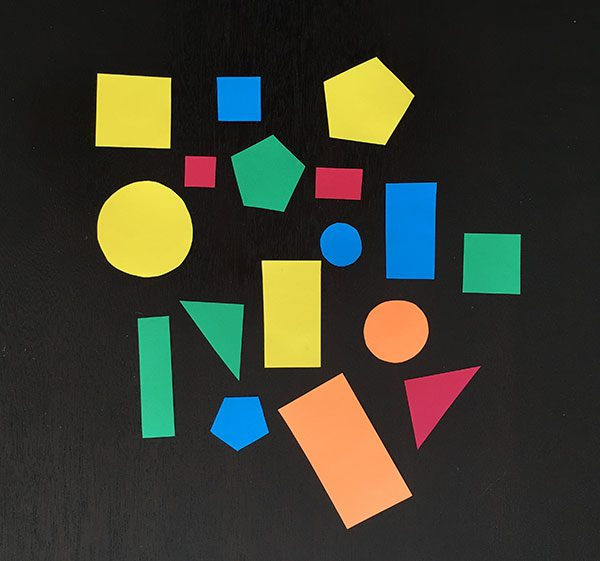
#> input picture image/shapes_and_colors.jpg, 600 x 561 px
$ jupyter execute projects_cv.ipynb
#> lines starting #> are read from the running program, lines starting #| are printed output that depends on the picture; after the words box and inside, x2 and y2 are one past the last pixel; in counts of white or black regions, pixels touching at a corner belong together
#> further down, image is the input picture: shape (561, 600, 3); mean B, G, R 47.3, 60, 58.5
# **Detecção de forma OpenCV**

[cell 1]
import cv2
import numpy as np
import matplotlib.pyplot as plt

### **Detecção de formas**

**detect(c)** é uma função responsável por analisar um contorno c e determinar qual forma geométrica ele representa.

Primeiramente, a função calcula o perímetro do contorno, depois simplifica esse contorno utilizando approxPolyDP() e verifica quantos vértices existem nessa aproximação.

A partir da quantidade de vértices, ela classifica a forma e retorna seu nome, como "triangle", "square" ou "circle".

---
**cv2.arcLength(c, True)**: é uma função da biblioteca OpenCV utilizada para calcular o comprimento de um contorno, isto é, seu perímetro.

O primeiro parâmetro é o contorno que queremos medir. O segundo parâmetro informa que o contorno deve ser considerado fechado, isso significa que o último ponto do contorno está conectado ao primeiro.

---
**cv2.approxPolyDP(c, 0.04 * peri, True)**: é uma função utilizada para aproximar e simplificar um contorno.

Um contorno real pode possuir muitos pontos, mesmo quando representa uma forma simples. Essa função tenta representar o contorno usando apenas os pontos mais importantes, formando uma aproximação poligonal.

O primeiro parâmetro é o contorno original; o segundo, 0.04 * peri é o valor de tolerância da aproximação, chamado de **epsilon**; e o terceiro indica novamente que o contorno é fechado.

Uma atenção especial para o **epsilon**, pois esse valor determina o quanto o approxPolyDP() pode simplificar o contorno. Quanto maior o epsilon, maior pode ser a diferença entre o contorno original e a aproximação, fazendo com que menos pontos sejam utilizados. Quanto menor o epsilon, mais pontos serão preservados.

---

**cv2.boundingRect(approx):** é uma função que encontra o menor retângulo alinhado aos eixos da imagem capaz de envolver completamente o contorno fornecido. Ela retorna quatro valores: x, y, w e h. x e y representam a posição do canto superior esquerdo desse retângulo, enquanto w representa sua largura e h sua altura.

No tutorial essa função é utilizada apenas quando o contorno possui quatro vértices, porque ela conseguirá definir se a figura de quatro lados é mais parecida com um quadrado ou com um retângulo

ar = w / float(h): calcula a proporção entre a largura e a altura do retângulo que envolve a forma. Essa proporção é chamada de aspect ratio. Se w e h forem aproximadamente iguais, o resultado será próximo de 1, indicando uma forma aproximadamente quadrada. Se a largura for muito maior ou menor que a altura, o resultado ficará diferente de 1, indicando um retângulo.

shape = "square" if ar >= 0.95 and ar <= 1.05 else "rectangle": essa linha utiliza o valor do aspect ratio para diferenciar quadrados de retângulos. Se ar estiver entre 0.95 e 1.05, a forma é considerada um quadrado. Essa margem existe porque, em uma imagem real, pequenas distorções podem fazer com que um quadrado não apresente exatamente ar = 1. Caso o valor esteja fora desse intervalo, a forma é considerada um retângulo.

[cell 2]
class ShapeDetector:
    def __init__(self):
        pass

    def detect(self, c):
        shape = "unidentified"
        peri = cv2.arcLength(c, True)
        approx = cv2.approxPolyDP(c, 0.04 * peri, True)

        if len(approx) == 3:
            shape = "triangle"

        elif len(approx) == 4:
            (x, y, w, h) = cv2.boundingRect(approx)

            ar = w/float(h)
            shape = "square" if ar>=0.95 and ar<= 1.05 else "rectangle"

        elif len(approx) == 5:
            shape = "pentagon"

        else:
            shape = "circle"

        return shape

Antes de encontrar os contornos, é necessário realizar um pré-processamento da imagem para facilitar a identificação das formas.

Primeiramente, a imagem é redimensionada utilizando um fator de escala. Esse redimensionamento reduz o tamanho da imagem, tornando o processamento mais rápido, mas mantendo sua proporção original.

Em seguida, a imagem, que está originalmente no formato BGR utilizado pelo OpenCV, é convertida para a escala de tons de cinza. Essa conversão reduz a quantidade de informações da imagem, fazendo com que cada pixel seja representado apenas por um valor de intensidade, o que facilita as etapas seguintes.

Depois, é aplicado um desfoque gaussiano utilizando **cv2.GaussianBlur()**. Essa etapa tem como objetivo suavizar a imagem e reduzir pequenos ruídos que poderiam interferir na identificação das formas.

Na sequência, é aplicado um limiar utilizando **cv2.threshold()**. Essa operação transforma a imagem em uma representação binária, separando os pixels de acordo com um determinado valor de intensidade. Dessa forma, as regiões de interesse ficam destacadas, facilitando a identificação das formas.

Após esse pré-processamento, é utilizada a função **cv2.findContours()** para encontrar os contornos presentes na imagem binária. Cada contorno representa a borda de uma região identificada na imagem.

Na estrutura **for**, começamos a percorrer individualmente cada um dos contornos encontrados. Para cada contorno, são calculados seus momentos geométricos utilizando **cv2.moments()**. Esses momentos permitem calcular as coordenadas **(x, y)** do centroide da forma.

Em seguida, o contorno é enviado para o objeto **ShapeDetector**, que utiliza o método **detect()** para identificar a forma geométrica. Para isso, o contorno é simplificado utilizando **cv2.approxPolyDP()**, permitindo analisar a quantidade de vértices e classificar a forma como triângulo, quadrado, retângulo, pentágono ou círculo.

Como os contornos foram extraídos da imagem redimensionada, as coordenadas do centroide e os pontos do contorno também estão nessa mesma escala. Por isso, é necessário multiplicar essas coordenadas pelo fator **ratio**, fazendo com que elas correspondam novamente às dimensões da imagem original.

Depois dessa conversão, **cv2.drawContours()** é utilizado para desenhar o contorno na imagem original. Em seguida, **cv2.putText()** escreve o nome da forma próximo ao seu centroide.

**M = cv2.moments(c)**: cv2.moments() calcula os momentos geométricos do contorno c. Esses momentos são valores matemáticos que descrevem como a área do objeto está distribuída na imagem. Neste código, eles são utilizados principalmente para descobrir a posição do centroide do objeto. O resultado é armazenado na variável M, que contém diversos valores, entre eles m00, m10 e m01, que serão utilizados para calcular as coordenadas do centro.

[cell 3]
def pre_processing(image, b, g, r):
#> called with b = 255, g = 255, r = 255
    scale = 300 / image.shape[1]
#> scale = 0.5

    new_width = int(image.shape[1] * scale)
#> new_width = 300
    new_height = int(image.shape[0] * scale)
#> new_height = 280

    resized = cv2.resize(image, (new_width, new_height))
    ratio = 1 / scale
#> ratio = 2

    gray = cv2.cvtColor(resized, cv2.COLOR_BGR2GRAY)
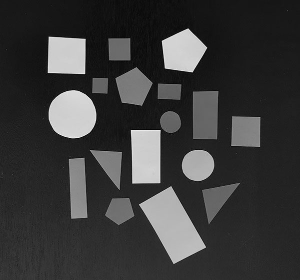
#> gray: shape (280, 300); min 2, max 239, mean 58

    gaussian = cv2.GaussianBlur(gray, (5,5),0)

    ret, threshold = cv2.threshold(gaussian, 60, 255, cv2.THRESH_BINARY)
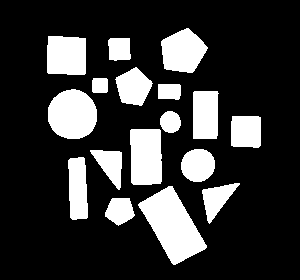
#> threshold: shape (280, 300); 21.3% white; 17 white regions

    contornos, _ = cv2.findContours(threshold, cv2.RETR_EXTERNAL, cv2.CHAIN_APPROX_SIMPLE)
#> contornos = 17 contours; largest, box (x1, y1, x2, y2) and area: (138, 186, 207, 265) 2698, (48, 89, 97, 139) 1883, (130, 129, 162, 185) 1625, (161, 28, 208, 73) 1428, (47, 36, 86, 75) 1386

    sd = ShapeDetector()

    for c in contornos:

        M = cv2.moments(c)

        if M["m00"] != 0:

            # Centro na imagem REDUZIDA
            cX = int(M["m10"] / M["m00"])
            cY = int(M["m01"] / M["m00"])

            # Identifica a forma
            shape = sd.detect(c)

            # Converte centro para a imagem ORIGINAL
            cX = int(cX * ratio)
            cY = int(cY * ratio)

            # Escala o contorno para a imagem original
            c_scaled = c.astype("float") * ratio
            c_scaled = c_scaled.astype("int")

            # Desenha contorno
            cv2.drawContours(image, [c_scaled], -1, (0, 255, 0), 2)

            # Escreve o nome no centro
            cv2.putText(image,shape,(cX - 20, cY),cv2.FONT_HERSHEY_SIMPLEX,0.5,(b, g, r),2)
#> this loop made 17 passes
#> (cX, cY, shape) on passes 2, 4, 7, 8, 10, 12, 13: (344, 450, 'rectangle'), (154, 376, 'rectangle'), (290, 312, 'rectangle'), (490, 262, 'rectangle'), (408, 228, 'rectangle'), (336, 182, 'rectangle'), (198, 170, 'rectangle')
#> (cX, cY, shape) on passes 3, 5: (432, 396, 'triangle'), (218, 328, 'triangle')
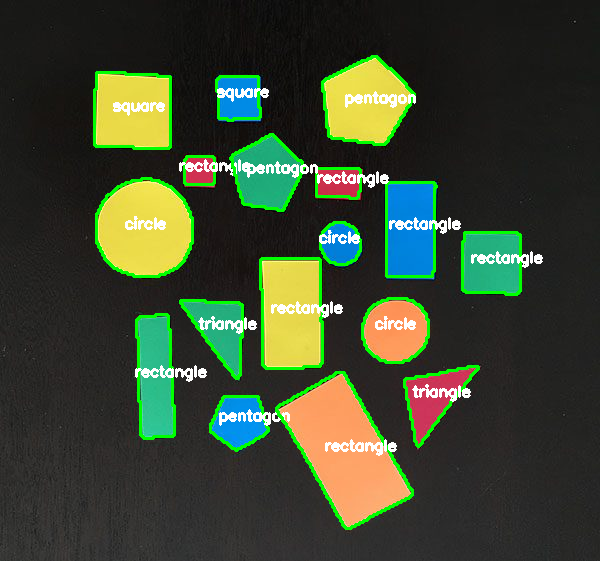
#> image: shape (561, 600, 3); 6.12% of pixels changed, all inside (x1, y1, x2, y2) = (93, 55, 543, 530)

    return image

[cell 4]
image = cv2.imread("image/shapes_and_colors.jpg")
    # show the image
pre_processing(image, 255, 255, 255)

rgb = cv2.cvtColor(image, cv2.COLOR_BGR2RGB)
cv2.imwrite("output/centro.png", rgb)
plt.imshow(rgb)

plt.axis('off')

Uma limitação da implementação atual está na classificação das formas com mais de cinco vértices. Como a lógica utilizada considera qualquer forma que não possua 3, 4 ou 5 vértices como um círculo, formas diferentes de um círculo, como hexágonos e figuras irregulares, também acabam sendo classificadas como "circle". Abaixo um exemplo:

[cell 5]
image = cv2.imread("image/formatos.png")
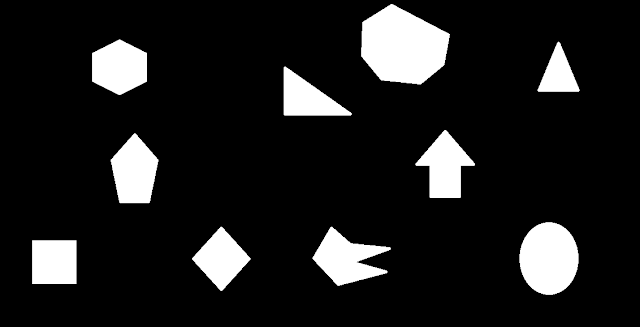
#> input picture image/formatos.png, 640 x 327 px
#> image is the input picture: shape (327, 640, 3); min 0, max 255, mean 30
    # show the image
pre_processing(image, 0, 0, 255)
#> call 2 of pre_processing, with b = 0, g = 0, r = 255
#> in pre_processing (call 2), `gaussian = cv2.GaussianBlur(gray, (5,5),0)`:
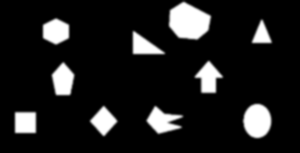
#> gaussian: shape (153, 300); min 0, max 255, mean 30.1
#> in pre_processing (call 2), `ret, threshold = cv2.threshold(gaussian, 60, 255, cv2.THRESH_BINARY)`:
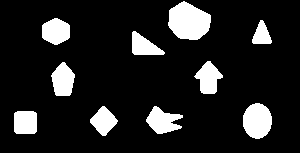
#> threshold: shape (153, 300); 13.5% white; 10 white regions
#> in pre_processing (call 2), `contornos, _ = cv2.findContours(threshold, cv2.RETR_EXTERNAL, cv2.CHAI..`: contornos = 10 contours; largest, box (x1, y1, x2, y2) and area: (168, 1, 211, 40) 1168, (243, 103, 272, 139) 772, (146, 106, 183, 134) 564, (51, 62, 75, 96) 546, (42, 18, 70, 45) 544
#> the loop in pre_processing (call 2), `for c in contornos: ` made 10 passes
#> (cX, cY, shape) on passes 1, 3: (53, 260, 'square'), (219, 256, 'rectangle')
#> (cX, cY, shape) on passes 7 to 8: (305, 96, 'triangle'), (556, 72, 'triangle')
#> after the loop in pre_processing (call 2), `for c in contornos:`:
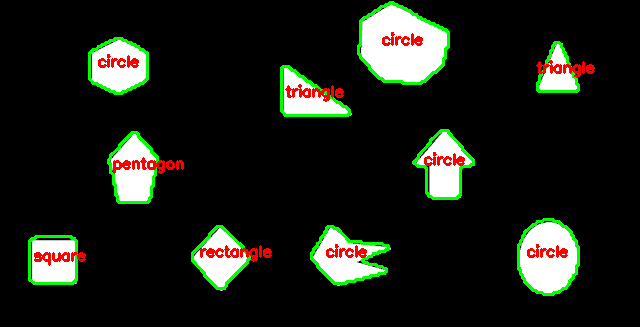
#> image: shape (327, 640, 3); 4.88% of pixels changed, all inside (x1, y1, x2, y2) = (28, 1, 595, 296)

rgb = cv2.cvtColor(image, cv2.COLOR_BGR2RGB)
#> rgb: shape (327, 640, 3)
cv2.imwrite("output/centro.png", rgb)
plt.imshow(rgb)

plt.axis('off')

Uma alternativa foi separar a identificação do círculo da quantidade de vértices. As formas conhecidas continuaram sendo classificadas pelo número de vértices.

Porém, para as formas com mais de cinco vértices, em vez de assumir que se trata de um círculo, o algoritmo utiliza uma característica geométrica específica, como a circularidade, para verificar o quanto o contorno se aproxima de um círculo.

Caso a forma apresente características compatíveis com um círculo, ela será classificada como "circle". Caso contrário, poderá ser classificada genericamente como "other". Dessa maneira, um hexágono, uma seta ou uma forma irregular não será incorretamente identificada como círculo.

----

A tentativa de incluir a identificação de círculos e hexágonos na implementação não deu muito certo.

Como a lógica inicial do ShapeDetector é baseada principalmente na quantidade de vértices obtidos pelo approxPolyDP(), utilizar um único valor global de epsilon acabou gerando classificações incorretas. O mesmo contorno poderia ser aproximado com diferentes quantidades de vértices dependendo da sua geometria, fazendo com que círculos fossem interpretados como hexágonos ou outras formas também apresentassem seis vértices.

Por isso, apenas aumentar ou diminuir o epsilon global não foi uma solução adequada.

Dessa forma, mantive o valor global e adicionei outras características geométricas, como circularidade e a proporção entre o menor e o maior lado.

**is_hexagon(approx)** é uma função auxiliar criada para diferenciar um hexágono de outras formas que também podem ser aproximadas por seis vértices. Ela recebe os seis pontos de approx, calcula o comprimento de cada lado e verifica se esses lados possuem tamanhos semelhantes.

ratio = min(sides) / max(sides): compara o menor lado com o maior. Se os lados forem semelhantes, o resultado será próximo de 1; se forem muito diferentes, será menor.

return ratio > 0.7: define que a forma será considerada um hexágono quando o menor lado tiver pelo menos 70% do tamanho do maior. Assim, o algoritmo não considera apenas os seis vértices, mas também verifica se a distribuição dos lados é compatível com um hexágono.

[cell 6]
def is_hexagon(approx):

    sides = []

    for i in range(6):
        p1 = approx[i][0]
        p2 = approx[(i + 1) % 6][0]

        distance = np.linalg.norm(p2 - p1)
        sides.append(distance)

    ratio = min(sides) / max(sides)

    return ratio > 0.7

class ShapeDetector:
    def __init__(self):
        pass

    def detect(self, c):
        shape = "unidentified"
        peri = cv2.arcLength(c, True)
        approx = cv2.approxPolyDP(c, 0.04 * peri, True)

        if len(approx) == 3:
            shape = "triangle"

        elif len(approx) == 4:
            (x, y, w, h) = cv2.boundingRect(approx)

            ar = w/float(h)
            shape = "square" if ar>=0.95 and ar<= 1.05 else "rectangle"

        elif len(approx) == 5:
            shape = "pentagon"

        elif len(approx) == 6:

            area = cv2.contourArea(c)
            circularity = (4 * np.pi * area) / (peri ** 2)

            if not cv2.isContourConvex(approx):
                shape = "other"

            elif circularity > 0.88:
                shape = "circle"

            elif is_hexagon(approx):
                shape = "hexagon"

            else:
                shape = "other"
        else:

            area = cv2.contourArea(c)
            circularity = (4 * np.pi * area) / (peri ** 2)

            if circularity > 0.85:
                shape = "circle"
            else:
                shape = "other"
        return shape


def pre_processing(image, b, g, r):
#> called with b = 0, g = 0, r = 255
    scale = 600 / image.shape[1]
#> scale = 0.938

    new_width = int(image.shape[1] * scale)
#> new_width = 600
    new_height = int(image.shape[0] * scale)
#> new_height = 306

    resized = cv2.resize(image, (new_width, new_height))
#> resized: shape (306, 600, 3)
    ratio = 1 / scale
#> ratio = 1.07

    gray = cv2.cvtColor(resized, cv2.COLOR_BGR2GRAY)
#> gray: shape (306, 600)

    gaussian = cv2.GaussianBlur(gray, (5,5),0)
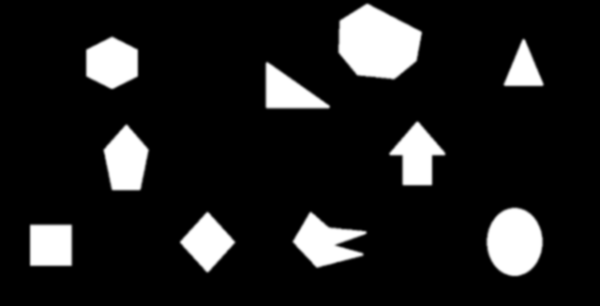
#> gaussian: shape (306, 600); min 0, max 255, mean 30

    ret, threshold = cv2.threshold(gaussian, 60, 255, cv2.THRESH_BINARY)
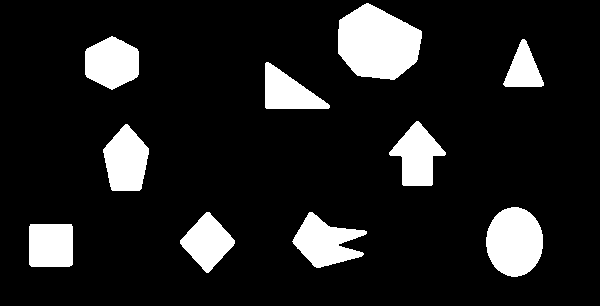
#> threshold: shape (306, 600); 12.6% white; 10 white regions

    contornos, _ = cv2.findContours(threshold, cv2.RETR_EXTERNAL, cv2.CHAIN_APPROX_SIMPLE)
#> contornos = 10 contours; largest, box (x1, y1, x2, y2) and area: (338, 3, 422, 80) 4615, (486, 207, 543, 277) 3031, (292, 212, 367, 268) 2179, (103, 124, 149, 191) 2130, (85, 36, 139, 90) 2106

    sd = ShapeDetector()

    for c in contornos:

        M = cv2.moments(c)

        if M["m00"] != 0:

            # Centro na imagem REDUZIDA
            cX = int(M["m10"] / M["m00"])
            cY = int(M["m01"] / M["m00"])

            # Identifica a forma
            shape = sd.detect(c)

            # Converte centro para a imagem ORIGINAL
            cX = int(cX * ratio)
            cY = int(cY * ratio)

            # Escala o contorno para a imagem original
            c_scaled = c.astype("float") * ratio
            c_scaled = c_scaled.astype("int")

            # Desenha contorno
            cv2.drawContours(image, [c_scaled], -1, (0, 255, 0), 2)

            # Escreve o nome no centro
            cv2.putText(image,shape,(cX - 20, cY),cv2.FONT_HERSHEY_SIMPLEX,0.5,(b, g, r),2)
#> this loop made 10 passes
#> (cX, cY, shape) on passes 1, 3: (53, 260, 'square'), (220, 257, 'rectangle')
#> (cX, cY, shape) on passes 9 to 10: (118, 66, 'hexagon'), (402, 44, 'other')
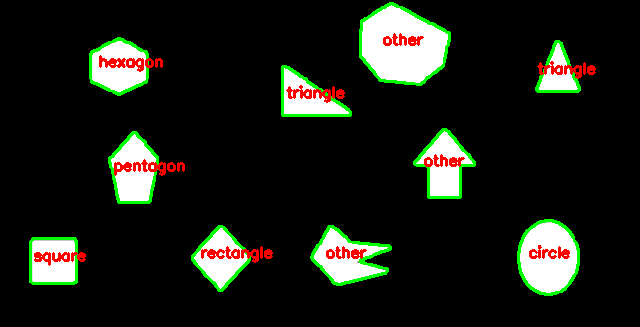
#> image: shape (327, 640, 3); 4.94% of pixels changed, all inside (x1, y1, x2, y2) = (29, 2, 596, 296)

    return image

[cell 7]
image = cv2.imread("image/formatos.png")
    # show the image
pre_processing(image, 0, 0, 255)

rgb = cv2.cvtColor(image, cv2.COLOR_BGR2RGB)
cv2.imwrite("output/centro.png", rgb)
plt.imshow(rgb)

plt.axis('off')
